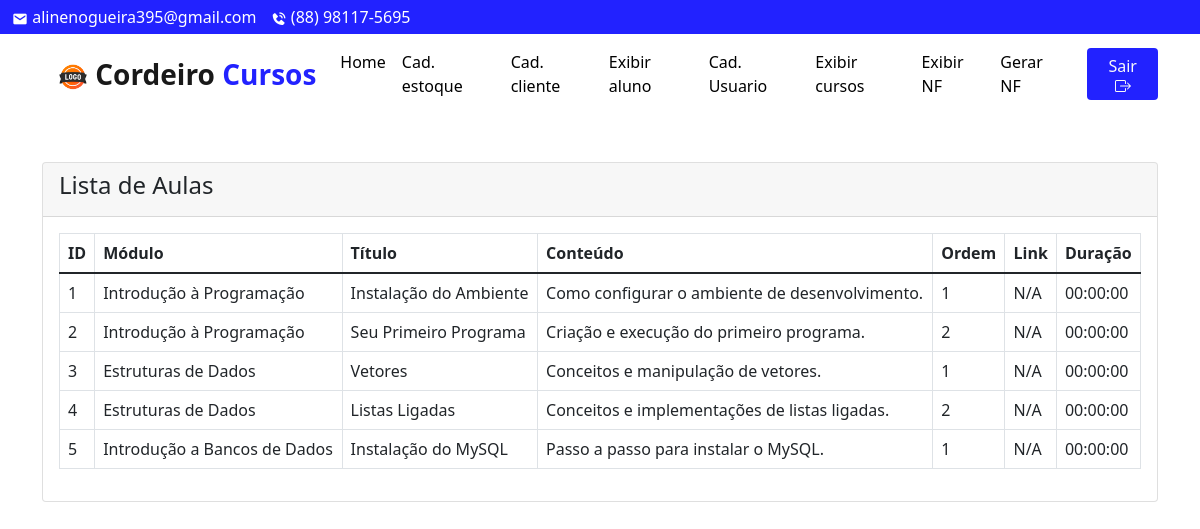
The page /adm/aula-view.php (signed in) on the database as committed earlier.
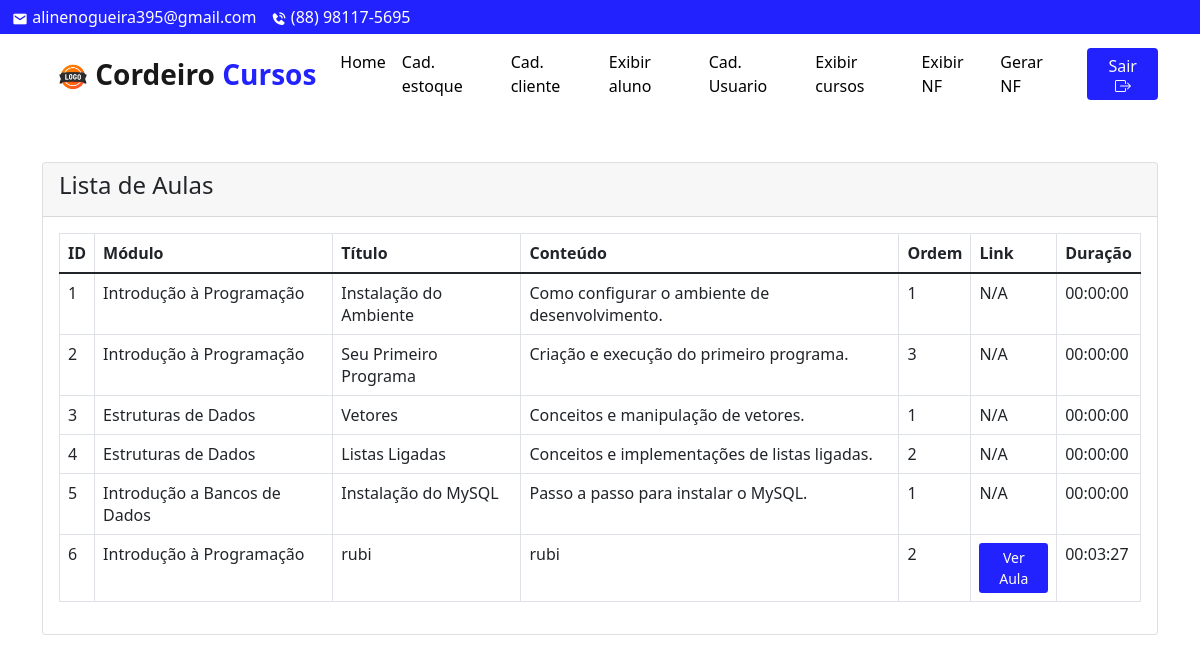
The same page on the database as committed later.
### tables this page shows
CREATE TABLE `aula` (
  `id` int(11) NOT NULL,
  `id_modulo` int(11) NOT NULL,
  `titulo` varchar(150) NOT NULL,
  `conteudo` text DEFAULT NULL,
  `ordem` int(11) DEFAULT NULL,
  `drive_link` varchar(255) DEFAULT NULL,
  `duracao` time NOT NULL DEFAULT '00:00:00'
);

CREATE TABLE `modulo` (
  `id` int(11) NOT NULL,
  `id_curso` int(11) NOT NULL,
  `titulo` varchar(150) NOT NULL,
  `descricao` text DEFAULT NULL,
  `ordem` int(11) DEFAULT NULL,
  `imagem` varchar(255) NOT NULL,
  `duracao` int(11) NOT NULL DEFAULT 0
);

### config.php (called while the page is built, shortened)
<?php
    $CompanyName = "Cordeiro Cursos";
    $palavras = explode(" ", $CompanyName);
    $UltimaPalavra = array_pop($palavras);
    $PrimeiraParte = implode("", $palavras);
    $CompanyTelephone = "(88) 98117-5695";
    $CompanyEmailAddress = "alinenogueira395@gmail.com";
?>

### adm/aula-view.php (the view, shortened to what this page needs)
<!doctype html>
<html lang="pt-BR">
  <head>
    <link href="https://cdn.jsdelivr.net/npm/bootstrap@5.1.3/dist/css/bootstrap.min.css" rel="stylesheet">
</head>
<body>
    <?php include './includes/navbar_modal.php'; ?>
    <div class="container mt-5">
        <div class="row">
            <div class="col-md-12">
                <div class="card">
                    <div class="card-header">
                        <h4>Lista de Aulas</h4>
                    </div>
                    <div class="card-body">
                    <table class="table table-bordered">
    <thead>
        <tr>
            <th>ID</th>
            <th>Módulo</th>
            <th>Título</th>
            <th>Conteúdo</th>
            <th>Ordem</th>
            <th>Link</th>
            <th>Duração</th>
        </tr>
    </thead>
    <tbody>
        <?php
        $query = "SELECT aula.*, modulo.titulo AS titulo_modulo FROM aula
                  JOIN modulo ON aula.id_modulo = modulo.id
                  ORDER BY aula.id ASC";
        $query_run = mysqli_query($mysqli, $query);
        if (mysqli_num_rows($query_run) > 0) {
            while ($aula = mysqli_fetch_assoc($query_run)) {
                ?>
                <tr>
                    <td><?= $aula['id']; ?></td>
                    <td><?= $aula['titulo_modulo']; ?></td>
                    <td><?= $aula['titulo']; ?></td>
                    <td><?= $aula['conteudo']; ?></td>
                    <td><?= $aula['ordem']; ?></td>
                    <td>
                        <?php if (!empty($aula['drive_link'])): ?>
                            <button class="btn btn-primary btn-sm" data-bs-toggle="modal" data-bs-target="#videoModal"
                                    data-title="<?= htmlspecialchars($aula['titulo'], ENT_QUOTES, 'UTF-8'); ?>"
                                    data-link="<?= htmlspecialchars($aula['drive_link'], ENT_QUOTES, 'UTF-8'); ?>">
                                Ver Aula
                            </button>
                        <?php else: ?>
                            N/A
                        <?php endif; ?>
                    </td>
                    <td><?= $aula['duracao']; ?></td>
                </tr>
                <?php
            }
        } else {
            echo "<tr><td colspan='7'>Nenhuma aula encontrada</td></tr>";
        }
        ?>
    </tbody>
</table>
</body>
</html>

### adm/includes/navbar_modal.php (shortened to what this page needs)
<?php
    require '../config.php';
?>
   <link rel="stylesheet" href="css/bootstrap.min.css">
    <link rel="stylesheet" href="css/owl.carousel.min.css">
    <link href='https://unpkg.com/boxicons@2.1.1/css/boxicons.min.css' rel='stylesheet'>
    <link rel="stylesheet" href="css/cadastro.css">
</head>
<body>
<div class="top-nav" id="home" style="background-color: #2222ff;">
    <div class="container-fluid">
        <div class="d-flex flex-wrap justify-content-between align-items-center">
            <div class="col-auto">
                <p class="contact-info mb-0"><i class='bx bxs-envelope'></i> <?php echo $CompanyEmailAddress ; ?></p>
                <p class="contact-info mb-0"><i class='bx bxs-phone-call'></i> <?php echo $CompanyTelephone ; ?></p>
            </div>
        </div>
    </div>
</div>
    <nav class="navbar navbar-expand-lg navbar-light bg-white sticky-top">
        <div class="container">
            <a class="navbar-brand" href="home.php">
            <a class="navbar-brand" href="home.php">
                <img src="../img/logo.png" alt="" srcset="" style="width:30px;">
                <?php echo $PrimeiraParte . ' '; ?><span style="color: #2222ff;"><?php echo $UltimaPalavra; ?></span>
            </a>
            <div class="collapse navbar-collapse" id="navbarNav">
                <ul class="navbar-nav ms-auto">
                    <li class="nav-item">
                        <a class="nav-link" href="home.php" style="color:black;">Home</a>
                    </li>
                    <?php if (isset($_SESSION['user_tipo_usuario']) && ($_SESSION['user_tipo_usuario'] === 'adm' || $_SESSION['user_tipo_usuario'] === 'professor')): ?>
                        <li class="nav-item">
                            <a class="nav-link" data-bs-toggle="modal" data-bs-target="#exampleModal1"  aria-hidden="true" style="color:black;">Cad. estoque</a>
                        </li>
                        <li class="nav-item">
                            <a class="nav-link" data-bs-toggle="modal" data-bs-target="#exampleModal2"  aria-hidden="true" style="color:black;">Cad. cliente</a>
                        </li>
                        <li class="nav-item">
                            <a class="nav-link" href="exibir_aluno.php" style="color:black;">Exibir aluno</a>
                        </li>
                    <?php endif; ?>
                    <?php if (isset($_SESSION['user_tipo_usuario']) && ($_SESSION['user_tipo_usuario'] === 'adm' )): ?>
                        <li class="nav-item">
                            <a class="nav-link" data-bs-toggle="modal" data-bs-target="#exampleModal3"  aria-hidden="true" style="color:black;">Cad. Usuario</a>
                        </li>
                    <?php endif; ?>
                    <li class="nav-item">
                        <a class="nav-link" href="exibir_cursos.php" style="color:black;">Exibir cursos</a>
                    </li>
                    <?php if (isset($_SESSION['user_tipo_usuario']) && ($_SESSION['user_tipo_usuario'] === 'adm' || $_SESSION['user_tipo_usuario'] === 'operador')): ?>
                        <li class="nav-item">
                            <a class="nav-link" href="exibir_notasfiscais.php" style="color:black;">Exibir NF</a>
                        </li>
                        <li class="nav-item">
                            <a class="nav-link" href="gerar_nota_fiscal.php" style="color:black;">Gerar NF</a>
                        </li>
                    <?php endif; ?>
                </ul>
                <a href="logout.php" style="background-color: #2222ff;border: #2222ff" class="btn btn-brand ms-lg-3 text-light">
                    Sair
                </a>
            </div>
        </div>
    </nav>

### adm/includes/navbar_modal.php (style rules this page uses)
.top-nav { background-color: var(--brand); color: #fff; padding-top: 5px; padding-bottom: 5px; }
.top-nav p { display: inline-block; margin-bottom: 0; margin-right: 10px; }
.top-nav span, .top-nav i { vertical-align: middle; }
.navbar { box-shadow: var(--shadow); }
.navbar .navbar-nav .nav-link { color: var(--dark); }
.navbar-brand { font-size: 28px; font-weight: 700; }
.btn-primary { background-color: #2222ff; border: none; }

Rows that differ between the two databases and show on the page:
changed aula "Seu Primeiro Programa": ordem "2" → "3"
added aula: id "6", id_modulo.titulo "Introdução à Programação", titulo "rubi", conteudo "rubi", ordem "2", duracao "00:03:27"
